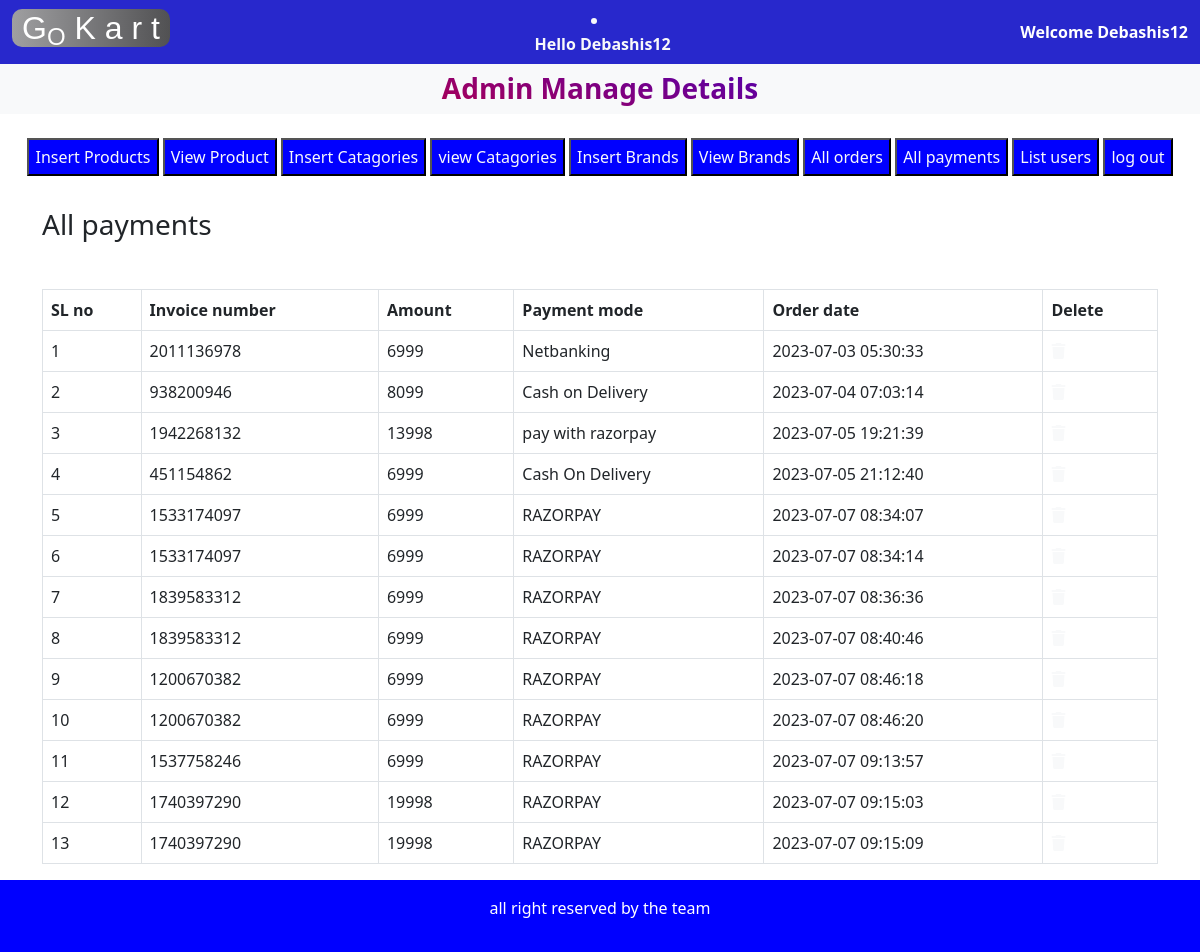
Screenshot of /admin_area/index.php?list_payment (signed in) with the database file from the repository.
### tables this page shows
CREATE TABLE `user_payments` (
  `payment_id` int(11) NOT NULL,
  `order_id` int(11) NOT NULL,
  `invoice_number` int(100) NOT NULL,
  `amount` int(11) NOT NULL,
  `payment_mode` varchar(255) NOT NULL,
  `date` timestamp NOT NULL DEFAULT current_timestamp() ON UPDATE current_timestamp()
);

### admin_area/list_payment.php (the view, shortened to what this page needs)
<h3 class="text-center.text-sucess">All payments</h3>
<table class="table table-bordered mt-5">
   <thead class="bg-infoo">
   <?php
$get_payments="select * from `user_payments`";
$result=mysqli_query($con,$get_payments);
$row_count=mysqli_num_rows($result);
if($row_count==0){
    echo "<h2 class='text-danger text-center mt-5'>No payments received yet</h2>";
}else{
    echo"</tr>
<th>SL no</th>
<th>Invoice number</th>
<th>Amount</th>
<th>Payment mode</th>
<th>Order date</th>
<th>Delete</th>
 </tr>
</thead>
<tbody class='bg-secondary text-light'>";
    $numbers=0;
    while($row_data=mysqli_fetch_assoc($result)){
        $payment_id=$row_data['payment_id'];
        $amount=$row_data['amount'];
        $invoice_number=$row_data['invoice_number'];
        $payment_mode=$row_data['payment_mode'];
        $date=$row_data['date'];
        $numbers++;
        ?>
        <tr>
           <td><?php echo $numbers ?></td>
           <td><?php echo $invoice_number ?></td>
           <td><?php echo $amount ?></td>
           <td><?php echo $payment_mode ?></td>
           <td><?php echo $date ?></td>
           <td><a href='index.php?delete_payment=<?php echo $payment_id ?>' class='text-light'><i class='fa-solid fa-trash'></i></a></td>
     </tr>
<?php
    }
}
?>
</tbody>
</table>

### admin_area/index.php (style rules this page uses)
.bg-infoo { color: white; background-color: blue; }

### rows the page displays
user_payments: invoice_number "2011136978", amount "6999", payment_mode "Netbanking", date "2023-07-03 05:30:33"
user_payments: invoice_number "938200946", amount "8099", payment_mode "Cash on Delivery", date "2023-07-04 07:03:14"
user_payments: invoice_number "1942268132", amount "13998", payment_mode "pay with razorpay", date "2023-07-05 19:21:39"
user_payments: invoice_number "451154862", amount "6999", payment_mode "Cash On Delivery", date "2023-07-05 21:12:40"
user_payments: invoice_number "1533174097", amount "6999", payment_mode "RAZORPAY", date "2023-07-07 08:34:07"
user_payments: invoice_number "1533174097", amount "6999", payment_mode "RAZORPAY", date "2023-07-07 08:34:14"
user_payments: invoice_number "1839583312", amount "6999", payment_mode "RAZORPAY", date "2023-07-07 08:36:36"
user_payments: invoice_number "1839583312", amount "6999", payment_mode "RAZORPAY", date "2023-07-07 08:40:46"
user_payments: invoice_number "1200670382", amount "6999", payment_mode "RAZORPAY", date "2023-07-07 08:46:18"
user_payments: invoice_number "1200670382", amount "6999", payment_mode "RAZORPAY", date "2023-07-07 08:46:20"
user_payments: invoice_number "1537758246", amount "6999", payment_mode "RAZORPAY", date "2023-07-07 09:13:57"
user_payments: invoice_number "1740397290", amount "19998", payment_mode "RAZORPAY", date "2023-07-07 09:15:03"
user_payments: invoice_number "1740397290", amount "19998", payment_mode "RAZORPAY", date "2023-07-07 09:15:09"

### other values shown
$_SESSION['username'] "Debashis12"
